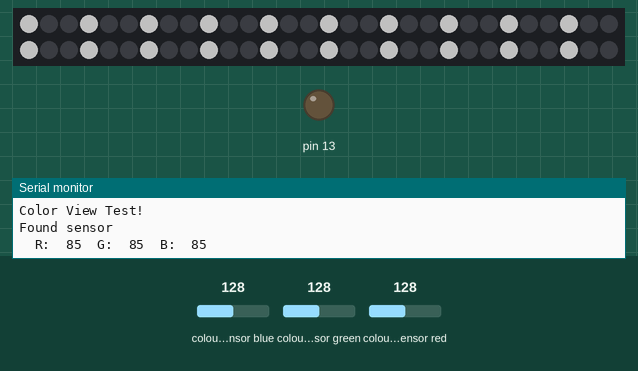
This sketch was run on a simulated Arduino Uno, built with avr-gcc and run on an emulated ATmega328P. Shown: 60 RGB LEDs in strip order, left to right, continuing on the next row, output pins drawn as LEDs (lit = HIGH), the last lines printed to the serial monitor. Inputs (shaded band) come from the test bench; at power-on: colour sensor blue 128, colour sensor green 128, colour sensor red 128. Dim RGB values are drawn brighter than linear.

Above: at 1.2 s.
1.3 s: colour sensor blue set to 5
At 6.6 s:
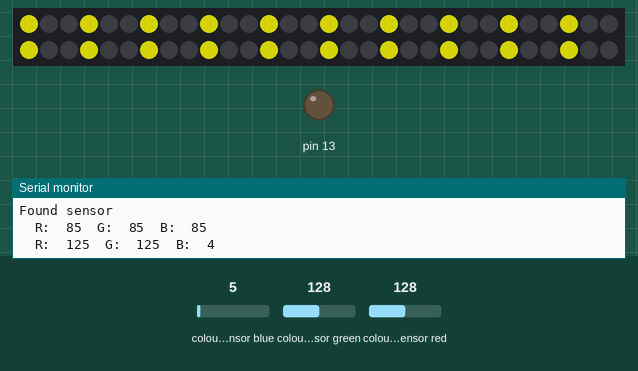
12.0 s: colour sensor green set to 5
At 16.0 s:
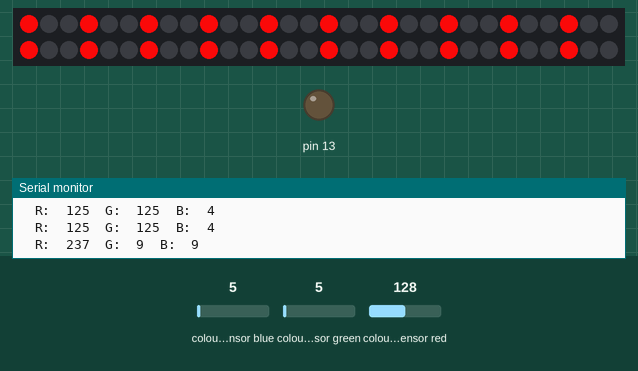
22.3 s: colour sensor blue set to 64
At 26.6 s:
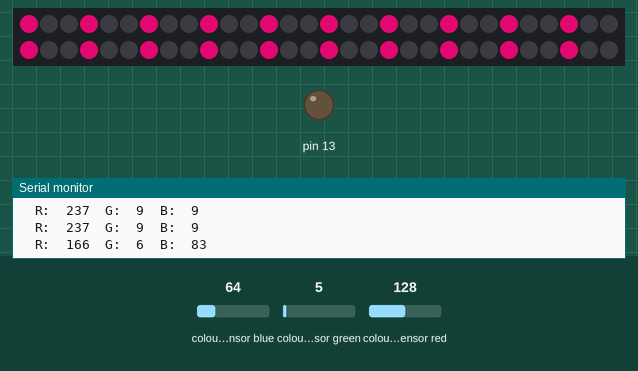
32.6 s: colour sensor red set to 5
At 37.2 s:
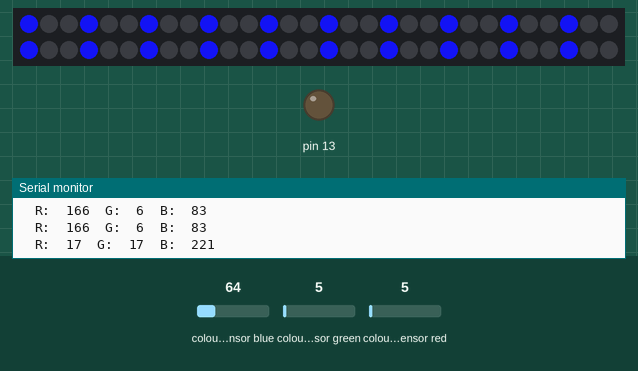
42.9 s: colour sensor green set to 64
At 47.8 s:
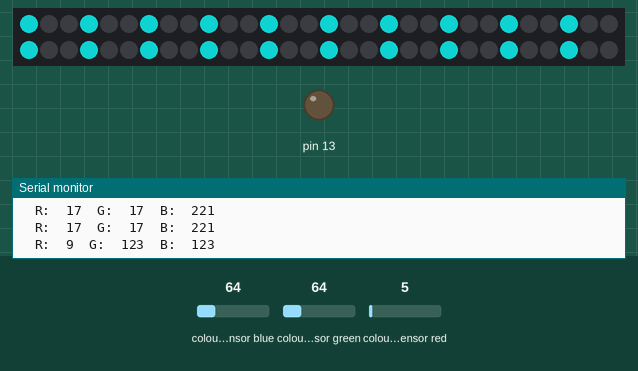
53.2 s: colour sensor blue set to 128
At 58.4 s:
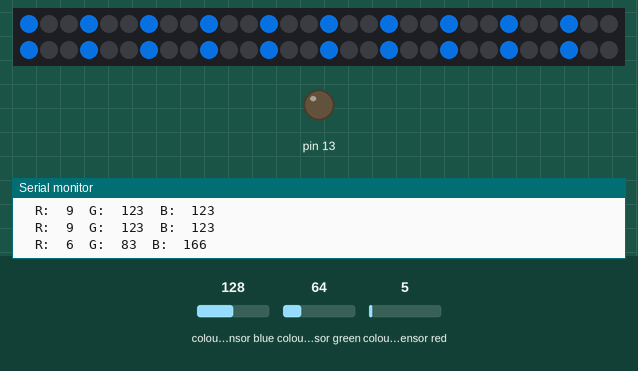
Timing chart, 0 to 63.6 s (numbered marks = the images above; inputs shaded):
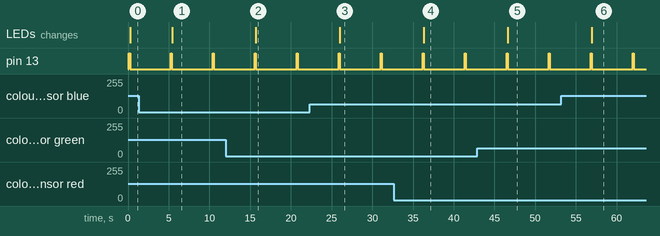

The sketch:

tcs24725.ino
```cpp
#include <Wire.h>
#include "Adafruit_TCS34725.h"

#include <Adafruit_NeoPixel.h>
#ifdef __AVR__
  #include <avr/power.h>
#endif

#define PIN            9
#define NUMPIXELS      60

Adafruit_NeoPixel pixels = Adafruit_NeoPixel(NUMPIXELS, PIN, NEO_GRB + NEO_KHZ800);

// set to false if using a common cathode LED
#define commonAnode true

// our RGB -> eye-recognized gamma color
byte gammatable[256];


Adafruit_TCS34725 tcs = Adafruit_TCS34725(TCS34725_INTEGRATIONTIME_50MS, TCS34725_GAIN_4X);

void setup() {
  Serial.begin(9600);
  Serial.println("Color View Test!");
  pixels.begin();

  if (tcs.begin()) {
    Serial.println("Found sensor");
  } else {
    Serial.println("No TCS34725 found ... check your connections");
    while (1); // halt!
  }

  pinMode(13, OUTPUT);


  // thanks PhilB for this gamma table!
  // it helps convert RGB colors to what humans see
  for (int i=0; i<256; i++) {
    float x = i;
    x /= 255;
    x = pow(x, 2.5);
    x *= 255;

    if (commonAnode) {
      gammatable[i] = 255 - x;
    } else {
      gammatable[i] = x;
    }
    //Serial.println(gammatable[i]);
  }
}


void loop() {
  uint16_t clear, red, green, blue;
  digitalWrite(13, HIGH);
  tcs.setInterrupt(false);      // turn on LED

  delay(100);  // takes 50ms to read

  tcs.getRawData(&red, &green, &blue, &clear);

  tcs.setInterrupt(true);  // turn off LED
  digitalWrite(13, LOW);

  // Figure out some basic hex code for visualization
  uint32_t sum = clear;
  float r, g, b;
  r = red; r /= sum;
  g = green; g /= sum;
  b = blue; b /= sum;
  r *= 256; g *= 256; b *= 256;

  Serial.print("\tR:\t");Serial.print((int)r );
  Serial.print("\tG:\t");Serial.print((int)g);
  Serial.print("\tB:\t");Serial.println((int)b );

  for(int i=0;i<NUMPIXELS;i++){
      if( i % 3 == 0 ){
          pixels.setPixelColor(i, pixels.Color((int)r ,(int)g, (int)b));
      }
  }
  pixels.show();
  delay(5000);
}
```

Measured:
- after the input at 1.3 s, the LEDs: change after 4.1 s (image 1)
- after the input at 12.0 s, the LEDs: change after 3.7 s (image 2)
- after the input at 22.3 s, the LEDs: change after 3.7 s (image 3)
- after the input at 32.6 s, the LEDs: change after 3.7 s (image 4)
- after the input at 42.9 s, the LEDs: change after 3.7 s (image 5)
- after the input at 53.2 s, the LEDs: change after 3.8 s (image 6)
- by itself, pin 13: alternates HIGH for 0.15 s and LOW for 5.0 s
